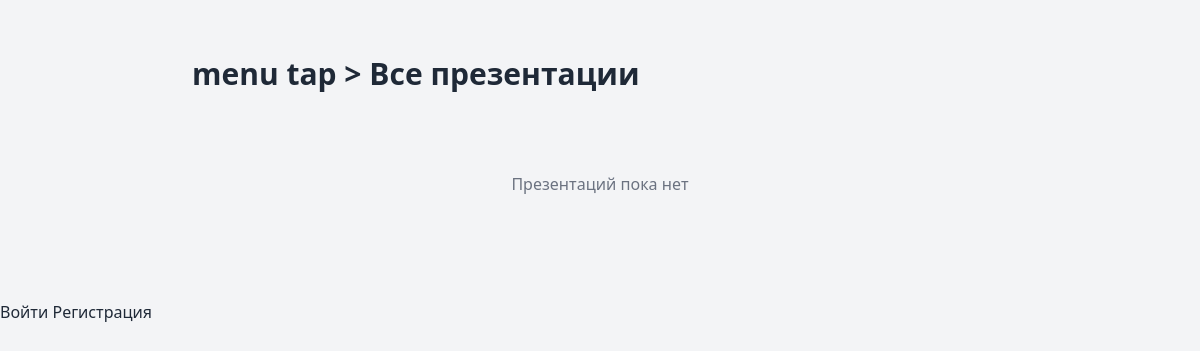
The page /presentations/ on the database as committed earlier.
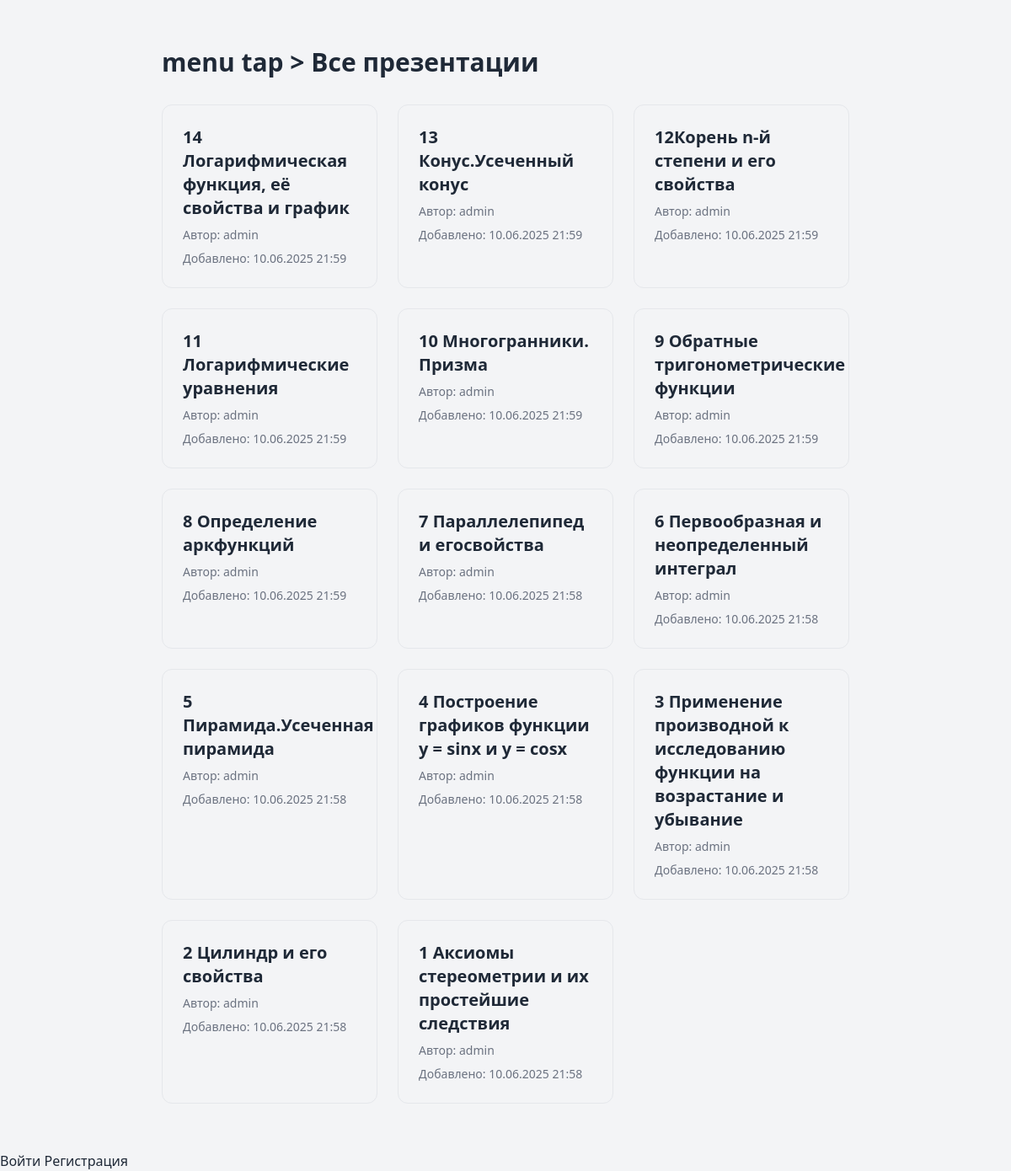
The same page on the database as committed later.
### core/models.py (models this page shows, shortened)
class Presentation(models.Model):
    title = models.CharField(max_length=200)
    description = models.TextField(blank=True)
    author = models.ForeignKey(settings.AUTH_USER_MODEL, on_delete=models.CASCADE)
    created_at = models.DateTimeField(auto_now_add=True)
    file = models.FileField(upload_to='presentations/', verbose_name='Файл')
    class Meta:
        ordering = ['-created_at']

class User(AbstractUser):
    bio = models.TextField(blank=True)
    avatar = models.ImageField(upload_to='avatars/', blank=True, null=True)
    class Meta:
        verbose_name = 'Пользователь'
        verbose_name_plural = 'Пользователи'
    def __str__(self):
        return self.username

### core/views.py (the view)
# urls.py: path('presentations/', PresentationListView.as_view(), name='presentation-list'),
class PresentationListView(ListView):
    model = Presentation
    template_name = 'presentations/presentation_list.html'
    context_object_name = 'presentations'

### core/templates/presentations/presentation_list.html (shortened to what this page needs)
{% extends 'base.html' %}
{% block content %}
<div class="container mx-auto px-4 py-8">
    <div class="flex justify-between items-center mb-8">
        <h1 class="text-3xl font-bold"><a href="{% url 'home' %}" class="hover:text-gray-300 transition-colors duration-300">menu tap</a> > Все презентации</h1>
    </div>
    <div class="grid grid-cols-1 md:grid-cols-2 lg:grid-cols-3 gap-6">
        {% for presentation in presentations %}
        <div class="border rounded-xl p-6 hover:shadow-lg transition-shadow relative">
            <a href="{% url 'presentation-detail' presentation.pk %}" class="block">
                <h3 class="text-xl font-semibold mb-2">{{ presentation.title }}</h3>
                <div class="text-sm text-gray-500">
                    <div class="mb-2">Автор: {{ presentation.author }}</div>
                    <div>Добавлено: {{ presentation.created_at|date:"d.m.Y H:i" }}</div>
                </div>
            </a>
        </div>
        {% empty %}
        <div class="col-span-full text-center text-gray-500 py-12">
            Презентаций пока нет
        </div>
        {% endfor %}
    </div>
</div>
{% endblock %}

### core/templates/base.html (shortened to what this page needs)
<!DOCTYPE html>
<html lang="ru">
<head>
    {% load static %}
    <script src="https://cdn.tailwindcss.com"></script>
    <link rel="stylesheet" type="text/css" href="{% static 'css/style.css' %}">
    <link href="https://cdn.jsdelivr.net/npm/select2@4.1.0-rc.0/dist/css/select2.min.css" rel="stylesheet" />
    <link rel="stylesheet" href="https://use.fontawesome.com/releases/v5.15.4/css/all.css">
    <link rel="stylesheet" href="https://cdnjs.cloudflare.com/ajax/libs/font-awesome/5.15.4/css/all.min.css">
</head>
<body class="bg-gray-100 min-h-screen text-gray-800">
    <div class="max-w-4xl mx-auto p-6">
        {% block content %}
        {% endblock %}
    </div>
    {% if user.is_authenticated %}
{% else %}
    <a href="{% url 'login' %}">Войти</a>
    <a href="{% url 'register' %}">Регистрация</a>
{% endif %}
</body>
</html>

### core/static/css/style.css (style rules this page uses)
.container { display: flex; flex-direction: column; align-self: center; justify-content: center; }

Rows that differ between the two databases and show on the page:
added Presentation: title "14 Логарифмическая функция, её свойства и график", author "admin", created_at "10.06.2025 21:59"
added Presentation: title "13 Конус.Усеченный конус", author "admin", created_at "10.06.2025 21:59"
added Presentation: title "12Корень n-й степени и его свойства", author "admin", created_at "10.06.2025 21:59"
added Presentation: title "11 Логарифмические уравнения", author "admin", created_at "10.06.2025 21:59"
added Presentation: title "10 Многогранники. Призма", author "admin", created_at "10.06.2025 21:59"
added Presentation: title "9 Обратные тригонометрические функции", author "admin", created_at "10.06.2025 21:59"
added Presentation: title "8 Определение аркфункций", author "admin", created_at "10.06.2025 21:59"
added Presentation: title "7 Параллелепипед и егосвойства", author "admin", created_at "10.06.2025 21:58"
added Presentation: title "6 Первообразная и неопределенный интеграл", author "admin", created_at "10.06.2025 21:58"
added Presentation: title "5 Пирамида.Усеченная пирамида", author "admin", created_at "10.06.2025 21:58"
added Presentation: title "4 Построение графиков функции y = sinx и y = cosx", author "admin", created_at "10.06.2025 21:58"
added Presentation: title "3 Применение производной к исследованию функции на возрастание и убывание", author "admin", created_at "10.06.2025 21:58"
added Presentation: title "2 Цилиндр и его свойства", author "admin", created_at "10.06.2025 21:58"
added Presentation: title "1 Аксиомы стереометрии и их простейшие следствия", author "admin", created_at "10.06.2025 21:58"
Other text that changed with them:
text no longer shown: "Презентаций пока нет"
